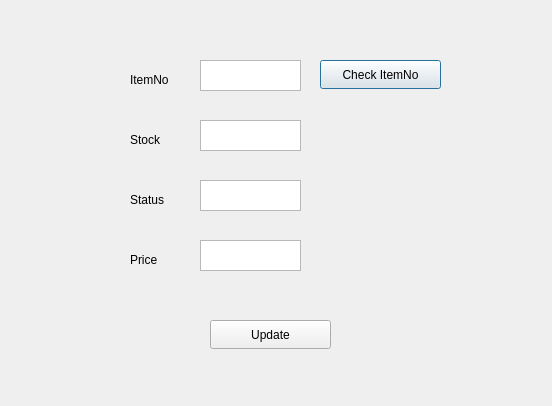
<?xml version="1.0" encoding="UTF-8"?>
<ui version="4.0">
 <class>update_s3</class>
 <widget class="QDialog" name="update_s3">
  <property name="geometry">
   <rect>
    <x>0</x>
    <y>0</y>
    <width>552</width>
    <height>406</height>
   </rect>
  </property>
  <property name="windowTitle">
   <string>Dialog</string>
  </property>
  <widget class="QLabel" name="label_2">
   <property name="geometry">
    <rect>
     <x>130</x>
     <y>70</y>
     <width>62</width>
     <height>20</height>
    </rect>
   </property>
   <property name="text">
    <string>ItemNo</string>
   </property>
  </widget>
  <widget class="QPlainTextEdit" name="textEdit_itemNo">
   <property name="geometry">
    <rect>
     <x>200</x>
     <y>60</y>
     <width>101</width>
     <height>31</height>
    </rect>
   </property>
  </widget>
  <widget class="QPushButton" name="btn_itemNo">
   <property name="geometry">
    <rect>
     <x>320</x>
     <y>60</y>
     <width>121</width>
     <height>29</height>
    </rect>
   </property>
   <property name="text">
    <string>Check ItemNo</string>
   </property>
  </widget>
  <widget class="QPlainTextEdit" name="textEdit_stock">
   <property name="geometry">
    <rect>
     <x>200</x>
     <y>120</y>
     <width>101</width>
     <height>31</height>
    </rect>
   </property>
  </widget>
  <widget class="QPlainTextEdit" name="textEdit_status">
   <property name="geometry">
    <rect>
     <x>200</x>
     <y>180</y>
     <width>101</width>
     <height>31</height>
    </rect>
   </property>
  </widget>
  <widget class="QPlainTextEdit" name="textEdit_price">
   <property name="geometry">
    <rect>
     <x>200</x>
     <y>240</y>
     <width>101</width>
     <height>31</height>
    </rect>
   </property>
  </widget>
  <widget class="QLabel" name="label_3">
   <property name="geometry">
    <rect>
     <x>130</x>
     <y>250</y>
     <width>81</width>
     <height>20</height>
    </rect>
   </property>
   <property name="text">
    <string>Price</string>
   </property>
  </widget>
  <widget class="QLabel" name="label_4">
   <property name="geometry">
    <rect>
     <x>130</x>
     <y>130</y>
     <width>81</width>
     <height>20</height>
    </rect>
   </property>
   <property name="text">
    <string>Stock</string>
   </property>
  </widget>
  <widget class="QLabel" name="label_5">
   <property name="geometry">
    <rect>
     <x>130</x>
     <y>190</y>
     <width>81</width>
     <height>20</height>
    </rect>
   </property>
   <property name="text">
    <string>Status</string>
   </property>
  </widget>
  <widget class="QPushButton" name="btn_update">
   <property name="geometry">
    <rect>
     <x>210</x>
     <y>320</y>
     <width>121</width>
     <height>29</height>
    </rect>
   </property>
   <property name="text">
    <string>Update</string>
   </property>
  </widget>
 </widget>
 <resources/>
 <connections/>
</ui>
